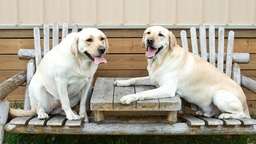
#> input picture images/dog4.jpg, 256 x 144 px, shrunk from 800 x 450 before the run
$ python edges.py
#> lines starting #> are read from the running program, lines starting #| are printed output that depends on the picture
import cv2
import numpy as np
import math


def normalize2d(array):
    normalizedImg = np.zeros((len(array), len(array[0])))
    normalizedImg = cv2.normalize(array, normalizedImg, 0, 255, cv2.NORM_MINMAX)
    return normalizedImg


def normalize16int(array):
    img_scaled = cv2.normalize(array, dst=None, alpha=0, beta=65535, norm_type=cv2.NORM_MINMAX)
    return img_scaled


def roberts_op(source, x, y):
    g_x = int(source[x + 1][y + 1]) - int(source[x][y])
    g_y = int(source[x][y + 1]) - int(source[x + 1][y])
    g = math.sqrt(g_x * g_x + g_y * g_y)
    return g


def prewitt_sobel_op(source, x, y, k):
    bottom_line = int(source[x - 1][y - 1]) + k * int(source[x][y - 1]) + int(source[x + 1][y - 1])
    top_line = int(source[x - 1][y + 1]) + k * int(source[x][y + 1]) + int(source[x + 1][y + 1])
    left_line = int(source[x - 1][y - 1]) + k * int(source[x - 1][y]) + int(source[x - 1][y + 1])
    right_line = int(source[x + 1][y - 1]) + k * int(source[x + 1][y]) + int(source[x + 1][y + 1])
    g_x = bottom_line - top_line
    g_y = right_line - left_line
    g = math.sqrt(g_x * g_x + g_y * g_y)
    return g


def expand(array):
    expanded = expandLine(array)
    result = []
    for i in range(0, len(expanded)):
        result.append(expandLine(expanded[i]))
    return np.uint8(result)


def expandLine(line):
    expanded = np.concatenate(([line[0]], line), axis=0)
    expanded = np.concatenate((expanded, [line[-1]]), axis=0)
    return expanded


if __name__ == '__main__':
    filename = "../images/dog4.jpg"

    image = cv2.imread(filename, 0)
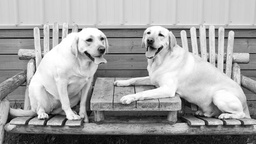
#> image: shape (144, 256); min 0, max 255, mean 161.7
    robertsImage = np.zeros([len(image), len(image[0])], dtype=np.uint16)
#> robertsImage: shape (144, 256) uint16; every value is 0
    prewittImage = np.zeros([len(image), len(image[0])], dtype=np.uint16)
    sobelImage = np.zeros([len(image), len(image[0])], dtype=np.uint16)

    image = expand(image)
#> in expandLine, `expanded = np.concatenate(([line[0]], line), axis=0)`:
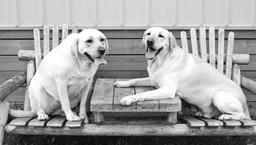
#> expanded: shape (145, 256); min 0, max 255, mean 162.1
#> in expandLine, `expanded = np.concatenate((expanded, [line[-1]]), axis=0)`:
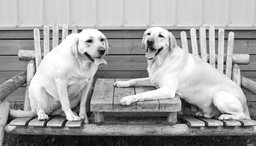
#> expanded: shape (146, 256); min 0, max 255, mean 161.2
#> the loop in expand, `for i in range(0, len(expanded)):` made 146 passes
#> after the loop in expand, `for i in range(0, len(expanded)):`: result = 146 items
#> in expand, `return np.uint8(result)`:
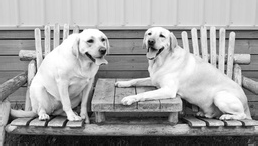
#> returned value: shape (146, 258); min 0, max 255, mean 161.1

    for i in range(1, len(image) - 1):
        for j in range(1, len(image[i]) - 1):
            robertsImage[i - 1][j - 1] = roberts_op(image, i, j)
            prewittImage[i - 1][j - 1] = prewitt_sobel_op(image, i, j, 1)
            sobelImage[i - 1][j - 1] = prewitt_sobel_op(image, i, j, 2)
#> this loop made 144 passes
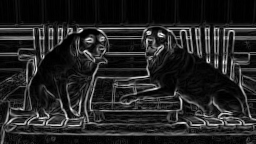
#> prewittImage: shape (144, 256) uint16; min 0, max 626, mean 87.4; drawn with min black and max white
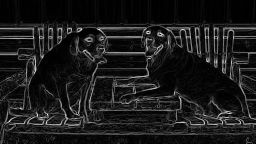
#> robertsImage: shape (144, 256) uint16; min 0, max 237, mean 26.3

    robertsImage = normalize16int(robertsImage)
    prewittImage = normalize16int(prewittImage)
    sobelImage = normalize16int(sobelImage)


    cv2.imshow("Expanded Original", image)
    cv2.imshow("Roberts", robertsImage)
    cv2.imshow("Prewitt", prewittImage)
    cv2.imshow("Sobel", sobelImage)
    cv2.waitKey(0)

$ run again, with images/dog10.jpg copied over images/dog4.jpg
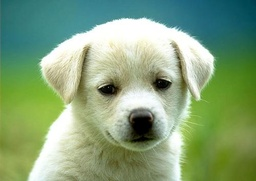
#> input picture images/dog10.jpg, 256 x 181 px, shrunk from 500 x 354 before the run
#> after the loop in expand, `for i in range(0, len(expanded)):`: result = 183 items
#> in expand, `return np.uint8(result)`:
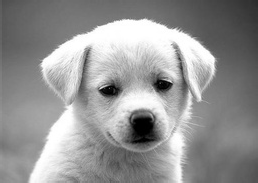
#> returned value: shape (183, 258); min 0, max 255, mean 148.1
#> the loop `for i in range(1, len(image) - 1):` made 181 passes
#> after the loop `for i in range(1, len(image) - 1):`:
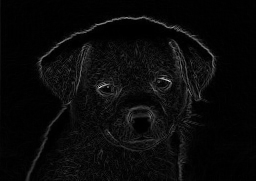
#> robertsImage: shape (181, 256) uint16; min 0, max 226, mean 9.4

$ run again, with images/dog2.jpg copied over images/dog4.jpg
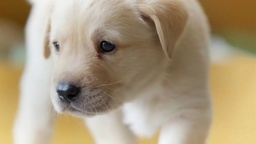
#> input picture images/dog2.jpg, 256 x 144 px, shrunk from 1280 x 720 before the run
#> `image = cv2.imread(filename, 0)`:
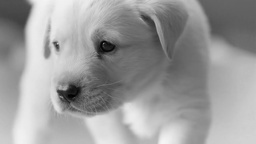
#> image: shape (144, 256); min 0, max 245, mean 155.7
#> the loop in expand, `for i in range(0, len(expanded)):` made 146 passes
#> after the loop in expand, `for i in range(0, len(expanded)):`: result = 146 items
#> the loop `for i in range(1, len(image) - 1):` made 144 passes
#> in normalize16int, `img_scaled = cv2.normalize(array, dst=None, alpha=0, beta=65535, norm_..`:
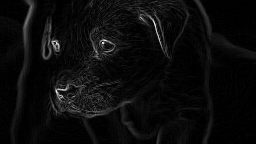
#> img_scaled: shape (144, 256) uint16; min 0, max 65535, mean 3138.8; drawn with min black and max white

$ run again, with images/dog3.jpg copied over images/dog4.jpg
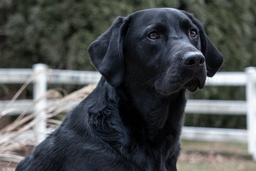
#> input picture images/dog3.jpg, 256 x 171 px, shrunk from 1280 x 853 before the run
#> in expandLine, `expanded = np.concatenate((expanded, [line[-1]]), axis=0)`:
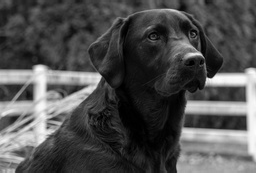
#> expanded: shape (173, 256); min 0, max 254, mean 79.9
#> after the loop in expand, `for i in range(0, len(expanded)):`: result = 173 items
#> the loop `for i in range(1, len(image) - 1):` made 171 passes
#> after the loop `for i in range(1, len(image) - 1):`:
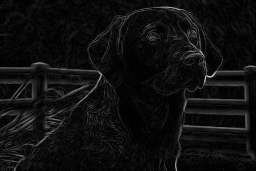
#> robertsImage: shape (171, 256) uint16; min 0, max 215, mean 14.8
